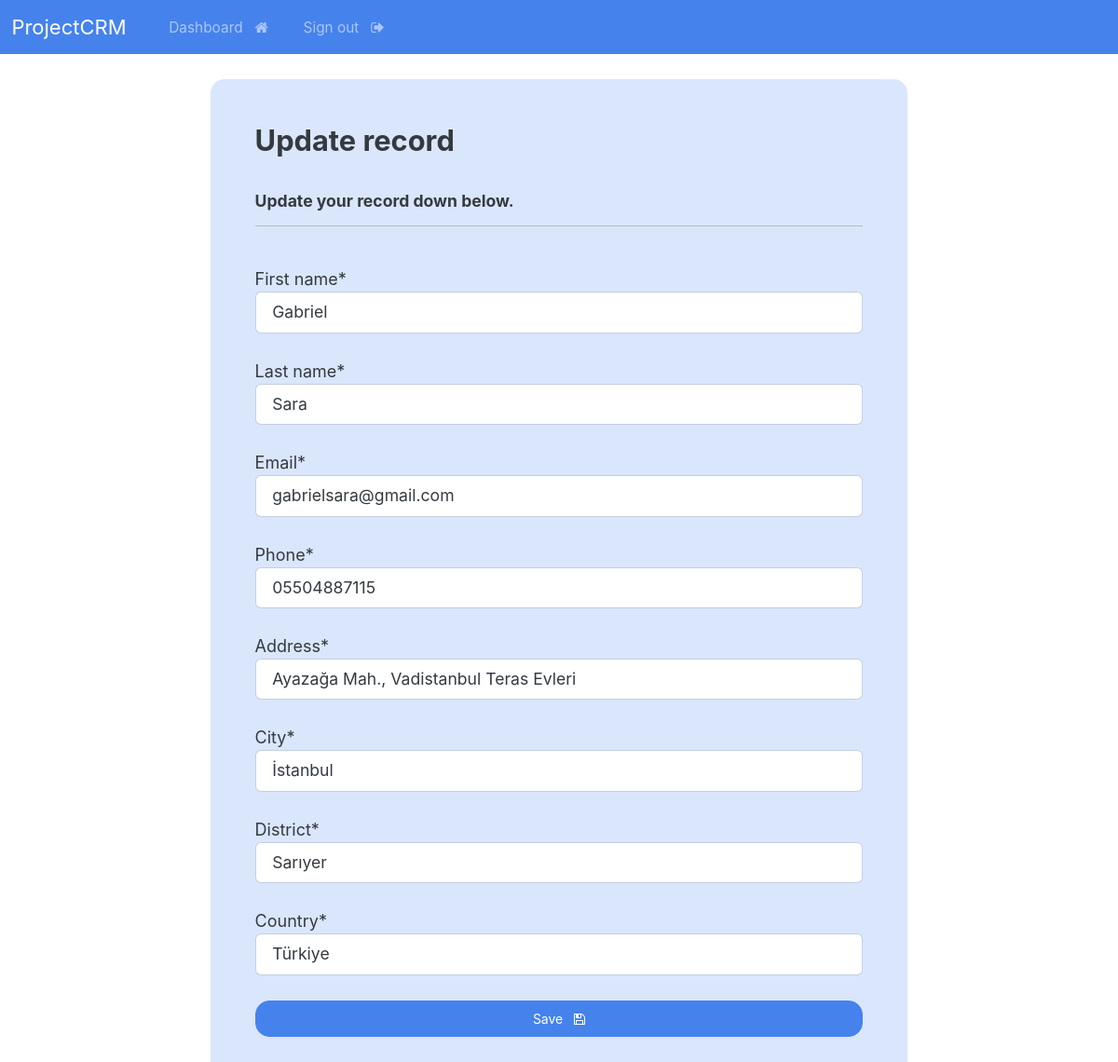
The page /update-record/3 (signed in) on the database its author committed.
### crmapp/models.py (models this page shows, shortened)
class Record(models.Model):
    creation_date = models.DateTimeField(auto_now_add=True)
    first_name = models.CharField(max_length=50)
    last_name = models.CharField(max_length=50)
    email = models.CharField(max_length=100)
    phone = models.CharField(max_length=20)
    address = models.CharField(max_length=300)
    city = models.CharField(max_length=50)
    district = models.CharField(max_length=50)
    country = models.CharField(max_length=50)

### crmapp/views.py (the view)
# urls.py: path('update-record/<int:pk>', views.update_record, name="update-record"),
@login_required(login_url='my-login')
def update_record(request, pk):
    record = Record.objects.get(id=pk)
    form = UpdateRecordForm(instance=record)
    if request.method == 'POST':
        form = UpdateRecordForm(request.POST, instance=record)
        if form.is_valid():
            form.save()
            messages.success(request, "Your record was updated")
            return redirect("dashboard")
    context = {'form': form}
    return render(request, 'crmapp/update-record.html', context=context)

### crmapp/forms.py
class UpdateRecordForm(forms.ModelForm):
    class Meta:
        model = Record
        fields = ['first_name', 'last_name', 'email', 'phone', 'address', 'city', 'district', 'country']

### crmapp/templates/crmapp/update-record.html (shortened to what this page needs)
{% extends "crmapp/base.html" %}
{% load crispy_forms_tags %}
{% block content %}
    <body>
        <div class="container bg-primary-subtle shadow-md p-5 form-layout">
            <h3> Update record </h3>
            <br>
            <h6> Update your record down below. </h6>
            <hr>
            <br>
            <form method="POST" autocomplete="off">
                {{form.first_name|as_crispy_field}}
                <br>
                {{form.last_name|as_crispy_field}}
                <br>
                {{form.email|as_crispy_field}}
                <br>
                {{form.phone|as_crispy_field}}
                <br>
                {{form.address|as_crispy_field}}
                <br>
                {{form.city|as_crispy_field}}
                <br>
                {{form.district|as_crispy_field}}
                <br>
                {{form.country|as_crispy_field}}
                <br>
                <button type="submit" class="btn btn-primary w-100 btn-block p-2">
                    Save &nbsp; <i class="fa fa-floppy-o" aria-hidden="true"></i>
                </button>
            </form>
        </div>
    </body>
{% endblock %}

### static/css/styles.css (style rules this page uses)
.form-layout { border-radius: 15px; width: 500px; }
@media only screen and (min-width: 1024px) { body { font-size: 18px; } }
@media only screen and (min-width: 1024px) { .container { width: 80%; } }

### rows shown on the page
Record: first_name "Gabriel", last_name "Sara", email "gabrielsara@gmail.com", phone "05504887115", address "Ayazağa Mah., Vadistanbul Teras Evleri", city "İstanbul", district "Sarıyer", country "Türkiye"
